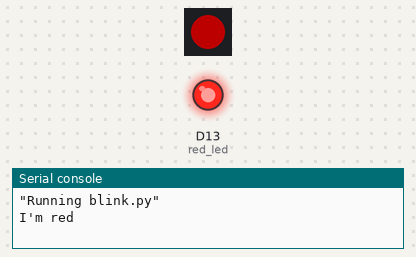
Bench run of a program on a simulated CircuitPython board. Parts: 1 RGB LEDs in strip order, left to right, output pins drawn as LEDs (lit = HIGH), the last lines printed to the serial console. Dim RGB values are drawn brighter than linear.

Above: at 0.5 s.
At 1.5 s:
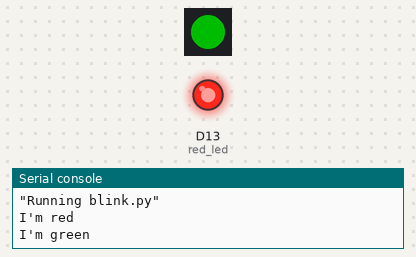
At 3.5 s:
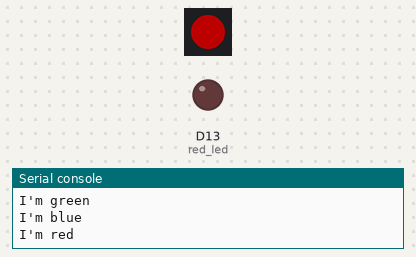
At 5.5 s:
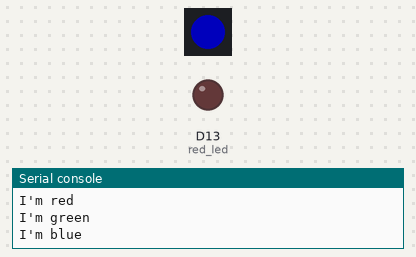
Timing chart, 0 to 7.8 s (numbered marks = the images above):
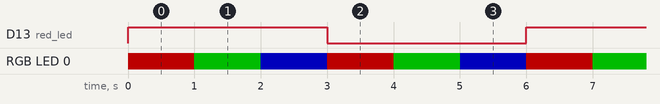

Measured:
- by itself, D13 (red_led): alternates HIGH for 3.0 s and LOW for 3.0 s
- by itself, RGB LED 0: repeats every 3.0 s: RGB(0, 76, 0) 1.0 s, RGB(0, 0, 76) 1.0 s, RGB(76, 0, 0) 1.0 s
- by itself, everything shown: repeats every 6.0 s, in 6 steps

The program:

blink.py
```python
# Learn more about CircuitPython at
# https://learn.adafruit.com/circuitpython-essentials/circuitpython-essentials

import time
import board
import digitalio

print('"Running blink.py"')

# ItsyBitsy M0 Express has a built in RGB LED
import adafruit_dotstar
led = adafruit_dotstar.DotStar(board.APA102_SCK, board.APA102_MOSI, 1)

# And a red LED hooked to pin D13
red_led = digitalio.DigitalInOut(board.D13)
red_led.direction = digitalio.Direction.OUTPUT
red_led.value = True

# How would you control the brightness of an LED?
led.brightness = 0.3
# Try shaking it back and forth to see.

# Colors are repesented by the three values (0 - 255) for (red, green, blue)
red =   (255, 0, 0)
green = (0, 255, 0)
blue =  (0, 0, 255)

# Find your favorite color RGB values at https://www.rapidtables.com/web/color/RGB_Color.html
# and try it.
myColor = (255, 255, 255)  # What color do you think this is?

# Add a variable 'delayTime' so you can change the speed in one place.
# Is there a way to generate random numbers?

while True:
    print("I'm red")
    led[0] = red
    time.sleep(1)
    print("I'm green")
    led[0] = green
    time.sleep(1)
    print("I'm blue")
    led[0] = blue
    time.sleep(1)
    red_led.value = not red_led.value # toggle red LED
    
```
